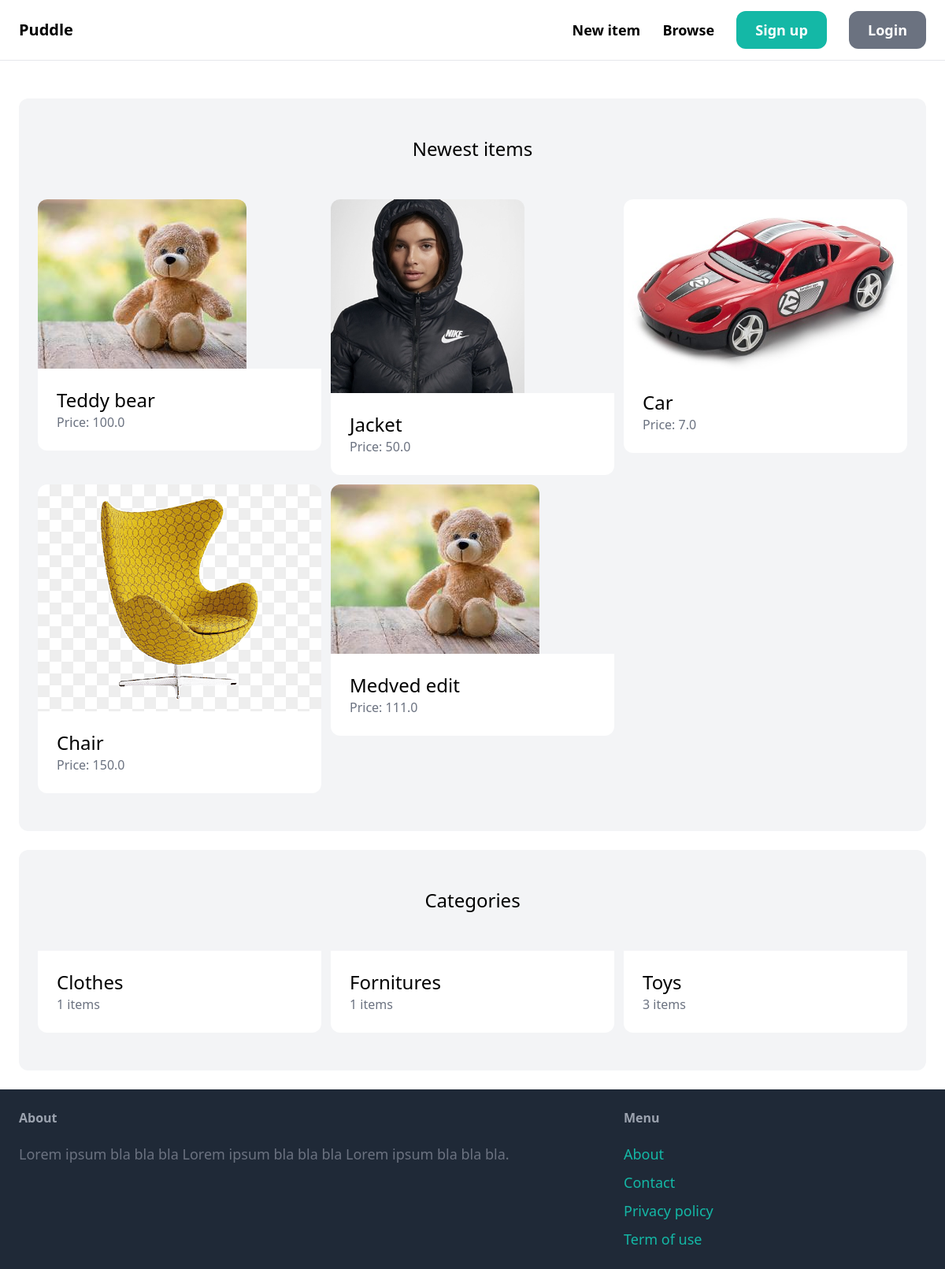
The page / on the database its author committed.
### item/models.py (models this page shows, shortened)
class Item(models.Model):
    category = models.ForeignKey(Category, related_name='items', on_delete=models.CASCADE)
    name = models.CharField(max_length=255)
    description = models.TextField(blank=True, null=True)
    price = models.FloatField()
    image = models.ImageField(upload_to='item_images', blank=True, null=True)
    is_sold = models.BooleanField(default=False)
    created_by = models.ForeignKey(User, related_name='items', on_delete=models.CASCADE)
    created_at = models.DateTimeField(auto_now_add=True)

class Category(models.Model):
    name = models.CharField(max_length=255)
    class Meta:
        ordering = ('name',)
        verbose_name_plural = 'Categories'

### core/views.py (the view)
# urls.py: path('', index, name='index'),
def index(request):
    items = Item.objects.filter(is_sold=False)[0:6]
    categories = Category.objects.all()
    context = {
        'items': items,
        'categories': categories,
    }
    return render(request, 'core/index.html', context)

### core/templates/core/index.html (shortened to what this page needs)
{% extends 'core/base.html' %}
{% block content %}
    <div class="mt-6 px-6 py-12 bg-gray-100 rounded-xl">
        <h2 class="mb-12 text-2xl text-center">Newest items</h2>
        <div class="grid grid-cols-3 gap-3">
            {% for item in items %}
                <div>
                    <a href="{% url 'item:detail' item.id %}">
                        <div>
                            <img src="{{ item.image.url }}" alt="img" class="rounded-t-xl">
                        </div>
                        <div class="p-6 bg-white rounded-b-xl">
                            <h2 class="text-2xl">
                                {{ item.name }}
                            </h2>
                            <p class="text-gray-500">
                                Price: {{ item.price }}
                            </p>
                        </div>
                    </a>
                </div>
            {% endfor %}
        </div>
    </div>
    <div class="mt-6 px-6 py-12 bg-gray-100 rounded-xl">
        <h2 class="mb-12 text-2xl text-center">Categories</h2>
        <div class="grid grid-cols-3 gap-3">
            {% for category in categories %}
                <div>
                    <a href="#">
                        <div class="p-6 bg-white rounded-b-xl">
                            <h2 class="text-2xl">
                                {{ category.name }}
                            </h2>
                            <p class="text-gray-500">{{ category.items.count }} items</p>
                        </div>
                    </a>
                </div>
            {% endfor %}
        </div>
    </div>
{% endblock %}

### core/templates/core/base.html (shortened to what this page needs)
<!DOCTYPE html>
<html lang="en">
<head>
    <script src="https://cdn.tailwindcss.com"></script>
</head>
<body>
    <nav class="px-6 py-6 flex justify-between items-center border-b border-gray-200">
        <a href="/" class="text-xl font-semibold">Puddle</a>
        <div class="space-x-6">
            <a href="{% url 'item:new' %}" class="text-lg font-semibold hover:text-gray-500">New item</a>
            <a href="{% url 'item:items' %}" class="text-lg font-semibold hover:text-gray-500">Browse</a>
            {% if request.user.is_authenticated %}
                <a href="{% url 'conversation:inbox' %}" class="px-6 py-3 text-lg font-semibold bg-teal-500 text-white rounded-xl hover:bg-teal-700">Inbox</a>
                <a href="{% url 'dashboard:index' %}" class="px-6 py-3 text-lg font-semibold bg-gray-500 text-white rounded-xl hover:bg-gray-700">Dashboard</a>
            {% else %}
                <a href="{% url 'core:signup' %}" class="px-6 py-3 text-lg font-semibold bg-teal-500 text-white rounded-xl hover:bg-teal-700">Sign up</a>
                <a href="{% url 'core:login' %}" class="px-6 py-3 text-lg font-semibold bg-gray-500 text-white rounded-xl hover:bg-gray-700">Login</a>
            {% endif %}
        </div>
    </nav>
    <div class="px-6 py-6">
        {% block content %}
        {% endblock %}
    </div>
    <footer class="py-6 px-6 flex justify-between bg-gray-800">
        <div class="w-2/3 pr-10">
            <h3 class="mb-5 font-semibold text-gray-400">About</h3>
            <p class="text-lg text-gray-500">Lorem ipsum bla bla bla Lorem ipsum bla bla bla Lorem ipsum bla bla bla.</p>
        </div>
        <div class="w-1/3">
            <h3 class="mb-5 font-semibold text-gray-400">Menu</h3>
            <ul class="space-y-2">
                <li><a href="#" class="text-lg text-teal-500 hover:text-teal-700">About</a></li>
                <li><a href="{% url 'core:contact' %}" class="text-lg text-teal-500 hover:text-teal-700">Contact</a></li>
                <li><a href="#" class="text-lg text-teal-500 hover:text-teal-700">Privacy policy</a></li>
                <li><a href="#" class="text-lg text-teal-500 hover:text-teal-700">Term of use</a></li>
            </ul>
        </div>
    </footer>
</body>
</html>

### rows shown on the page
Item: image (picture), name "Teddy bear", price "100.0"
Item: image (picture), name "Jacket", price "50.0"
Item: image (picture), name "Car", price "7.0"
Item: image (picture), name "Chair", price "150.0"
Item: image (picture), name "Medved edit", price "111.0"
Category: name "Clothes", items.count "1"
Category: name "Fornitures", items.count "1"
Category: name "Toys", items.count "3"
